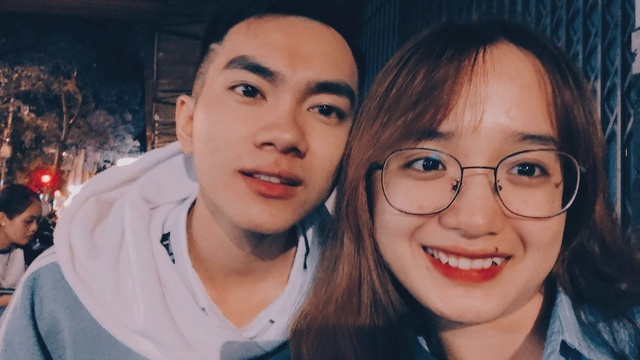
#> input picture data/myLOVE.jpg, 640 x 360 px, shrunk from 1920 x 1080 before the run
$ python img2img_color.py
#> lines starting #> are read from the running program, lines starting #| are printed output that depends on the picture
### utils.py
import numpy as np
from PIL import Image, ImageFont, ImageDraw, ImageOps


def sort_chars(char_list, font, language):
#> called with language = 'chinese'
    if language == "chinese":
        char_width, char_height = font.getsize("制")
    elif language == "korean":
        char_width, char_height = font.getsize("ㅊ")
    elif language == "japanese":
        char_width, char_height = font.getsize("あ")
    elif language in ["english", "german", "french", "spanish", "italian", "portuguese", "polish"]:
        char_width, char_height = font.getsize("A")
    elif language == "russian":
        char_width, char_height = font.getsize("A")
    num_chars = min(len(char_list), 100)
    out_width = char_width * len(char_list)
    out_height = char_height
    out_image = Image.new("L", (out_width, out_height), 255)
    draw = ImageDraw.Draw(out_image)
    draw.text((0, 0), char_list, fill=0, font=font)
    cropped_image = ImageOps.invert(out_image).getbbox()
    out_image = out_image.crop(cropped_image)
    brightness = [np.mean(np.array(out_image)[:, 10 * i:10 * (i + 1)]) for i in range(len(char_list))]
    char_list = list(char_list)
    zipped_lists = zip(brightness, char_list)
    zipped_lists = sorted(zipped_lists)
    result = ""
    counter = 0
    incremental_step = (zipped_lists[-1][0] - zipped_lists[0][0]) / num_chars
    current_value = zipped_lists[0][0]
    for value, char in zipped_lists:
        if value >= current_value:
            result += char
            counter += 1
            current_value += incremental_step
        if counter == num_chars:
            break
    if result[-1] != zipped_lists[-1][1]:
        result += zipped_lists[-1][1]
    return result


def get_data(language, mode):
    if language == "general":
        from alphabets import GENERAL as character
        font = ImageFont.truetype("fonts/DejaVuSansMono-Bold.ttf", size=20)
        sample_character = "A"
        scale = 2
    elif language == "english":
        from alphabets import ENGLISH as character
        font = ImageFont.truetype("fonts/DejaVuSansMono-Bold.ttf", size=20)
        sample_character = "A"
        scale = 2
    elif language == "german":
        from alphabets import GERMAN as character
        font = ImageFont.truetype("fonts/DejaVuSansMono-Bold.ttf", size=20)
        sample_character = "A"
        scale = 2
    elif language == "french":
        from alphabets import FRENCH as character
        font = ImageFont.truetype("fonts/DejaVuSansMono-Bold.ttf", size=20)
        sample_character = "A"
        scale = 2
    elif language == "italian":
        from alphabets import ITALIAN as character
        font = ImageFont.truetype("fonts/DejaVuSansMono-Bold.ttf", size=20)
        sample_character = "A"
        scale = 2
    elif language == "polish":
        from alphabets import POLISH as character
        font = ImageFont.truetype("fonts/DejaVuSansMono-Bold.ttf", size=20)
        sample_character = "A"
        scale = 2
    elif language == "portuguese":
        from alphabets import PORTUGUESE as character
        font = ImageFont.truetype("fonts/DejaVuSansMono-Bold.ttf", size=20)
        sample_character = "A"
        scale = 2
    elif language == "spanish":
        from alphabets import SPANISH as character
        font = ImageFont.truetype("fonts/DejaVuSansMono-Bold.ttf", size=20)
        sample_character = "A"
        scale = 2
    elif language == "russian":
        from alphabets import RUSSIAN as character
        font = ImageFont.truetype("fonts/DejaVuSansMono-Bold.ttf", size=20)
        sample_character = "Ш"
        scale = 2
    elif language == "chinese":
        from alphabets import CHINESE as character
        font = ImageFont.truetype("fonts/simsun.ttc", size=10)
        sample_character = "制"
        scale = 1
    elif language == "korean":
        from alphabets import KOREAN as character
        font = ImageFont.truetype("fonts/arial-unicode.ttf", size=10)
        sample_character = "ㅊ"
        scale = 1
    elif language == "japanese":
        from alphabets import JAPANESE as character
        font = ImageFont.truetype("fonts/arial-unicode.ttf", size=10)
        sample_character = "お"
        scale = 1
    else:
        print("Invalid language")
        return None, None, None, None
    try:
        if len(character) > 1:
            char_list = character[mode]
        else:
            char_list = character["standard"]
    except:
        print("Invalid mode for {}".format(language))
        return None, None, None, None
    if language != "general":
        char_list = sort_chars(char_list, font, language)

    return char_list, font, sample_character, scale

### img2img_color.py
import argparse

import cv2
import numpy as np
from PIL import Image, ImageDraw, ImageOps
from utils import get_data


def get_args():
    parser = argparse.ArgumentParser("Image to ASCII")
    parser.add_argument("--input", type=str, default="data/myLOVE.jpg", help="Path to input image")
    parser.add_argument("--output", type=str, default="data/output.jpg", help="Path to output text file")
    parser.add_argument("--language", type=str, default="chinese")
    parser.add_argument("--mode", type=str, default="standard")
    parser.add_argument("--background", type=str, default="black", choices=["black", "white"],
                        help="background's color")
    parser.add_argument("--num_cols", type=int, default=300, help="number of character for output's width")
    parser.add_argument("--scale", type=int, default=2, help="upsize output")
    args = parser.parse_args()
    return args


def main(opt):
    if opt.background == "white":
        bg_code = (255, 255, 255)
    else:
        bg_code = (0, 0, 0)
    char_list, font, sample_character, scale = get_data(opt.language, opt.mode)
    num_chars = len(char_list)
    num_cols = opt.num_cols
    image = cv2.imread(opt.input, cv2.IMREAD_COLOR)
#> image is the input picture: shape (360, 640, 3); mean B, G, R 91.7, 90, 109
    image = cv2.cvtColor(image, cv2.COLOR_BGR2RGB)
    height, width, _ = image.shape
#> height = 360; width = 640
    cell_width = width / opt.num_cols
#> cell_width = 2.13
    cell_height = scale * cell_width
#> cell_height = 2.13
    num_rows = int(height / cell_height)
#> num_rows = 168
    if num_cols > width or num_rows > height:
        print("Too many columns or rows. Use default setting")
        cell_width = 6
        cell_height = 12
        num_cols = int(width / cell_width)
        num_rows = int(height / cell_height)
    char_width, char_height = font.getsize(sample_character)
    out_width = char_width * num_cols
    out_height = scale * char_height * num_rows
#> out_height = 2016
    out_image = Image.new("RGB", (out_width, out_height), bg_code)
#> out_image: PIL image 1800x2016 RGB; every value is 0
    draw = ImageDraw.Draw(out_image)
    for i in range(num_rows):
        for j in range(num_cols):
            partial_image = image[int(i * cell_height):min(int((i + 1) * cell_height), height),
                            int(j * cell_width):min(int((j + 1) * cell_width), width), :]
            partial_avg_color = np.sum(np.sum(partial_image, axis=0), axis=0) / (cell_height * cell_width)
            partial_avg_color = tuple(partial_avg_color.astype(np.int32).tolist())
            char = char_list[min(int(np.mean(partial_image) * num_chars / 255), num_chars - 1)]
            draw.text((j * char_width, i * char_height), char, fill=partial_avg_color, font=font)

    if opt.background == "white":
        cropped_image = ImageOps.invert(out_image).getbbox()
    else:
        cropped_image = out_image.getbbox()
#> cropped_image = (0, 3, 1800, 2016)
    out_image = out_image.crop(cropped_image)
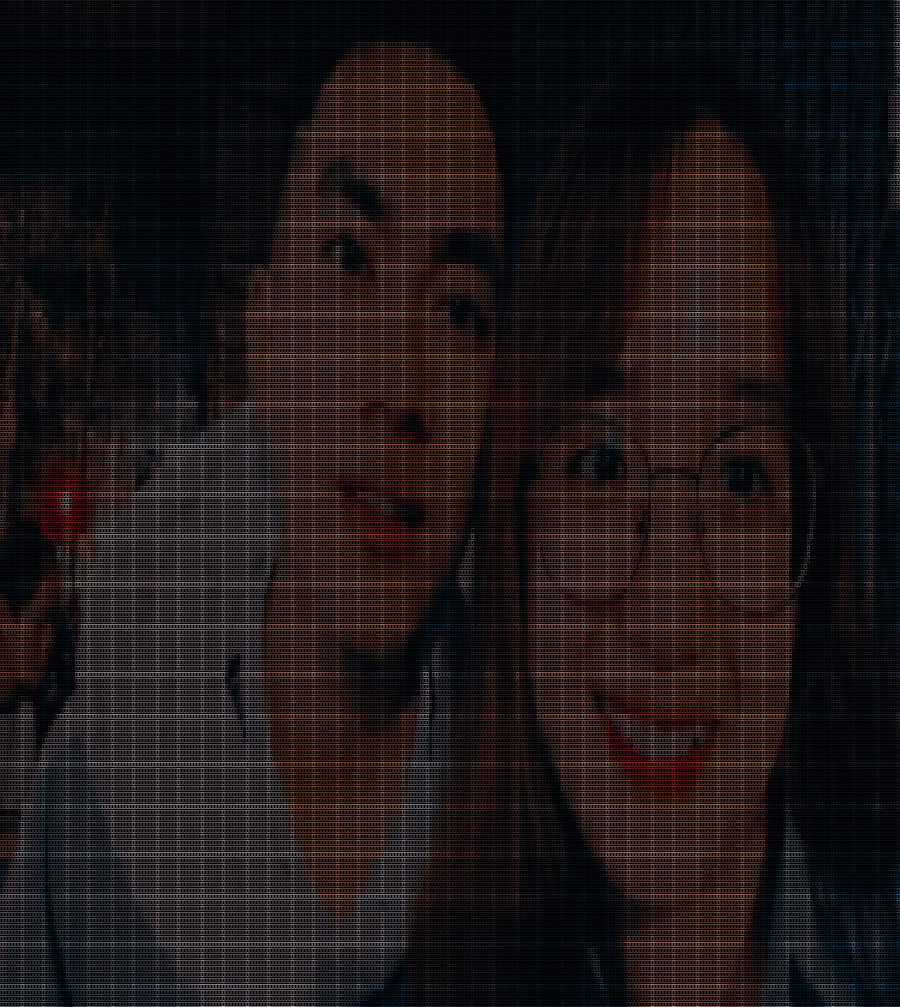
#> out_image: PIL image 1800x2013 RGB (shown at 1/2 size); mean R, G, B 26.8, 22.2, 22.6
    out_image.save(opt.output)


if __name__ == '__main__':
    opt = get_args()
    main(opt)
